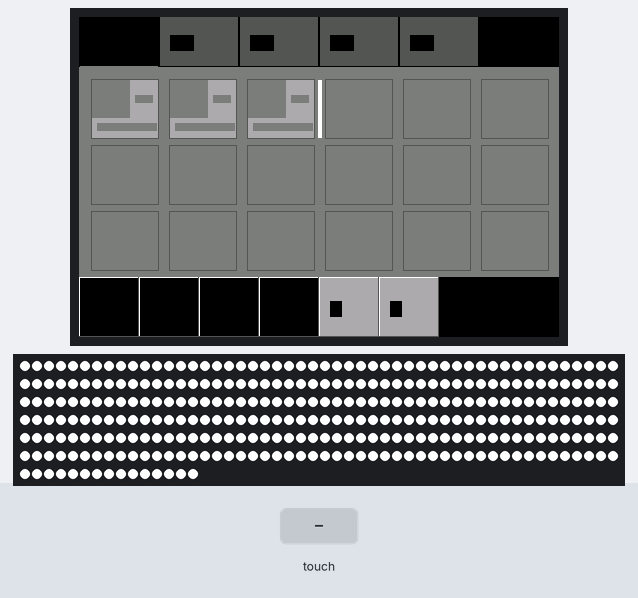
Recording of a sketch running on a simulated Arduino Uno, built with avr-gcc and run on an emulated ATmega328P. Parts: 480×320 colour display, 315 RGB LEDs in strip order, left to right, continuing on the next row. Wiring (inferred from the names in the program): WS2812 LEDs: data A1. The test bench sets the inputs (shaded band).

Above: at 1.7 s.
1.8 s: touch panel pressed at 13 % / 30 % of its raw x / y range
At 2.4 s:
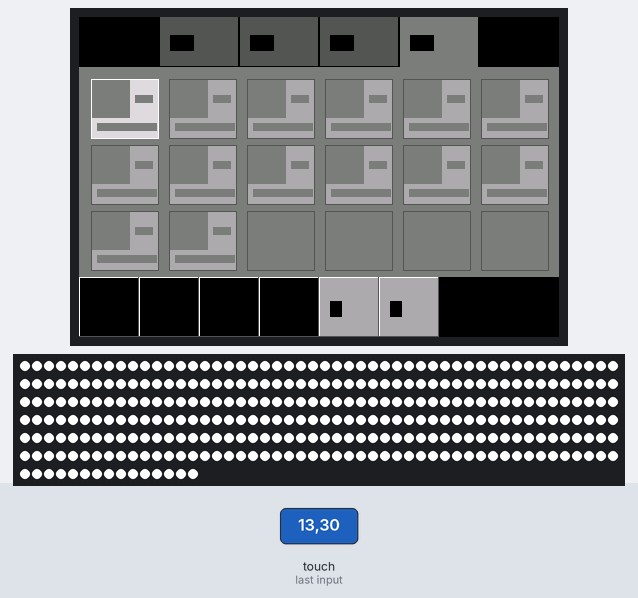
4.8 s: touch panel pressed at 13 % / 10 % of its raw x / y range
At 6.1 s:
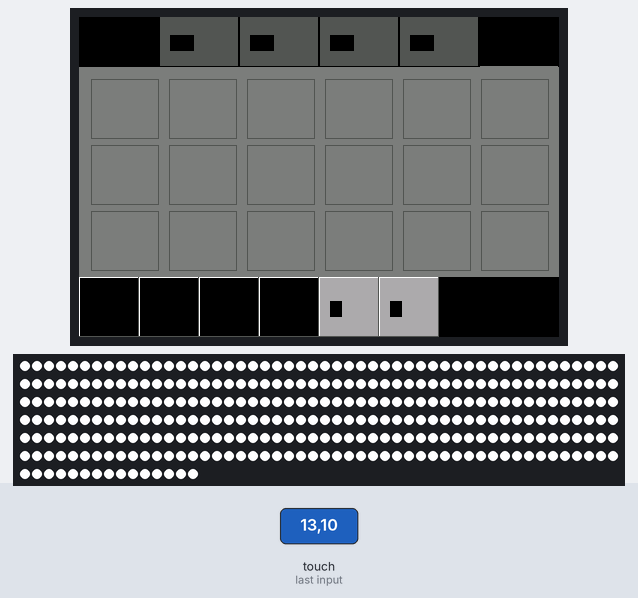
Timing chart, 0 to 7.8 s (numbered marks = the images above; inputs shaded):
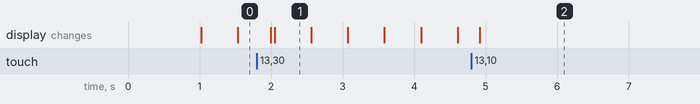

The sketch:

PBlocksMain.ino
```cpp
#include <MCUFRIEND_kbv.h>
#include <TouchScreen.h>
#include "PBlocksMainModule.h"


PBlocksMainModule module;


void setup(void) {
  Serial.begin(9600);
  module.init();
}


void loop(void) {
  module.run();
}
```

PBlocksMainModule.cpp
```cpp
//
// Created by indrek on 25.03.2017.
//

#include "PBlocksMainModule.h"


void PBlocksMainModule::init() {
  display.init();

  program.getFunction(0)->getNode(0)->setModule(0);
  program.getFunction(0)->getNode(1)->setModule(0);
  program.getFunction(0)->getNode(2)->setModule(0);
  program.getFunction(0)->activateLast();

  program.getFunction(2)->getNode(0)->setModule(0);

  for (uint8_t i = 0; i<18; i++) {
    program.getFunction(3)->getNode(i)->setModule(0);
  }

  for (uint8_t i = 0; i<14; i++) {
    program.getFunction(4)->getNode(i)->setModule(1);
  }

  display.draw(true);
}


void PBlocksMainModule::run() {
  display.run();
  delay(5);
}
```

PBlocksMainModule.h
```cpp
//
// Created by indrek on 25.03.2017.
//

#ifndef PBLOCKMAIN_PBLOCKSMAINMODULE_H
#define PBLOCKMAIN_PBLOCKSMAINMODULE_H


#include "src/program/PBlocksProgram.h"
#include "src/ui/PBlocksUserInterface.h"


class PBlocksMainModule {


    PBlocksProgram program;
    PBlocksUserInterface display;

public:
    void init();

    void run();

};


#endif //PBLOCKMAIN_PBLOCKSMAINMODULE_H
```

Icon.h
```cpp
//
// Created by indrek on 26.03.2017.
//

#ifndef PBLOCKMAIN_ICON_H
#define PBLOCKMAIN_ICON_H


#include <avr/pgmspace.h>
#include <stdint.h>
#include "IconColor.h"


class Icon {
public:
    static const uint8_t BITMAP_WIDTH = 16;
    static const uint8_t BITMAP_HEIGHT = 16;

    virtual IconColor getColor() = 0;
    virtual uint16_t getRow(uint8_t index) = 0;
};


class IconBufferMem : public Icon {
public:
    IconColor color;
    uint16_t bitmap[BITMAP_HEIGHT];

    IconColor getColor() override {return color; }
    uint16_t getRow(uint8_t index) override {return bitmap[index];};
};


class IconBufferProgMem : public Icon {
public:
    struct IconData {
        IconColor color;
        uint16_t bitmap[BITMAP_HEIGHT];
    };

private:
    const IconData * pData;

public:

    IconBufferProgMem(const IconData * pData) : pData(pData) {};

    IconColor getColor() override {
        return (IconColor)pgm_read_word_near(&(pData->color));
    }
    uint16_t getRow(uint8_t index) override {
        return pgm_read_word_near(&(pData->bitmap[index]));
    };
};


#endif //PBLOCKMAIN_ICON_H
```

IconColor.h
```cpp
//
// Created by indrek on 6.04.2017.
//

#ifndef PBLOCKMAIN_ICONCOLOR_H
#define PBLOCKMAIN_ICONCOLOR_H


#include "src/screen/Colors.h"


struct IconColor {

    union {
        uint16_t rawData;
        struct {
            uint8_t fgColor : 4;
            uint8_t bgColor : 4;
            uint8_t bColor : 4;
            uint8_t hasBorder : 1;
            uint8_t hasBorder3d : 1;
            uint8_t reserved : 2;
        };
    };

    constexpr IconColor(uint16_t rawData) :
        rawData(rawData)
    {}

    constexpr IconColor(
        Palette fgColor,
        Palette bgColor,
        Palette bColor,
        bool hasBorder,
        bool hasBorder3d
    ) :
        fgColor(fgColor),
        bgColor(bgColor),
        bColor(bColor),
        hasBorder(hasBorder),
        hasBorder3d(hasBorder3d),
        reserved(0)
    {}

    constexpr IconColor() :
        fgColor(Palette::WHITE),
        bgColor(Palette::BLACK),
        bColor(Palette::BLACK),
        hasBorder(false),
        hasBorder3d(false),
        reserved(0)
    {}

    void setForegroundColor(Palette p) {fgColor = p;};
    void setBackgroundColor(Palette p) {bgColor = p;};
    void setBorderColor(Palette p) {bColor = p; hasBorder = true; hasBorder3d = false; };
    void setBorder3d() {hasBorder = true; hasBorder3d = true; };
    void setNoBorder() {hasBorder = false;}

    RgbColor getForegroundColor() { return RgbColor((Palette)fgColor); }
    RgbColor getBackgroundColor() { return RgbColor((Palette)bgColor); }
    RgbColor getBorderColor() { return RgbColor((Palette)bColor); }
};


#endif //PBLOCKMAIN_ICONCOLOR_H
```

ProgMemIcons.cpp
```cpp
//
// Created by indrek on 1.04.2017.
//


#include "ProgMemIcons.h"
#include <Arduino.h>


const PROGMEM IconBufferProgMem::IconData ICON_PERSON = {
    IconColor(Palette::DARK_GREEN, Palette::GRAY50, Palette::BLACK, false, false),
    {
        (uint16_t) 0b0000111110000000,
        (uint16_t) 0b0001100001100000,
        (uint16_t) 0b0110010010110000,
        (uint16_t) 0b1100000000011000,
        (uint16_t) 0b0110011110001000,
        (uint16_t) 0b0011100001110000,
        (uint16_t) 0b0000111110000000,
        (uint16_t) 0b0000001100000000,
        (uint16_t) 0b1111111111111111,
        (uint16_t) 0b0000001100000000,
        (uint16_t) 0b0000001100000000,
        (uint16_t) 0b0000001100000000,
        (uint16_t) 0b0000011011000000,
        (uint16_t) 0b0001100001100000,
        (uint16_t) 0b0011000000110000,
        (uint16_t) 0b0111000000111000,
    }
};


const PROGMEM IconBufferProgMem::IconData ICON_PLAY = {
    IconColor(Palette::DARK_GREEN, Palette::GRAY50, Palette::BLACK, false, false),
    {
        (uint16_t) 0b1100000000000000,
        (uint16_t) 0b1111000000000000,
        (uint16_t) 0b1111110000000000,
        (uint16_t) 0b1111111100000000,
        (uint16_t) 0b1111111111000000,
        (uint16_t) 0b1111111111110000,
        (uint16_t) 0b1111111111111100,
        (uint16_t) 0b1111111111111111,
        (uint16_t) 0b1111111111111111,
        (uint16_t) 0b1111111111111100,
        (uint16_t) 0b1111111111110000,
        (uint16_t) 0b1111111111000000,
        (uint16_t) 0b1111111100000000,
        (uint16_t) 0b1111110000000000,
        (uint16_t) 0b1111000000000000,
        (uint16_t) 0b1100000000000000,
    }
};


const PROGMEM IconBufferProgMem::IconData ICON_PLAY_NEXT = {
    IconColor(Palette::DARK_GREEN, Palette::GRAY50, Palette::BLACK, false, false),
    {
        (uint16_t) 0b1000000000110011,
        (uint16_t) 0b1100000000110011,
        (uint16_t) 0b1110000000110011,
        (uint16_t) 0b1111000000110011,
        (uint16_t) 0b1111100000110011,
        (uint16_t) 0b1111110000110011,
        (uint16_t) 0b1111111000110011,
        (uint16_t) 0b1111111100110011,
        (uint16_t) 0b1111111100110011,
        (uint16_t) 0b1111111000110011,
        (uint16_t) 0b1111110000110011,
        (uint16_t) 0b1111100000110011,
        (uint16_t) 0b1111000000110011,
        (uint16_t) 0b1110000000110011,
        (uint16_t) 0b1100000000110011,
        (uint16_t) 0b1000000000110011,
    }
};


const PROGMEM IconBufferProgMem::IconData ICON_STOP = {
    IconColor(Palette::DARK_RED, Palette::GRAY50, Palette::BLACK, false, false),
    {
        (uint16_t) 0b1111111111111111,
        (uint16_t) 0b1111111111111111,
        (uint16_t) 0b1111111111111111,
        (uint16_t) 0b1111111111111111,
        (uint16_t) 0b1111111111111111,
        (uint16_t) 0b1111111111111111,
        (uint16_t) 0b1111111111111111,
        (uint16_t) 0b1111111111111111,
        (uint16_t) 0b1111111111111111,
        (uint16_t) 0b1111111111111111,
        (uint16_t) 0b1111111111111111,
        (uint16_t) 0b1111111111111111,
        (uint16_t) 0b1111111111111111,
        (uint16_t) 0b1111111111111111,
        (uint16_t) 0b1111111111111111,
        (uint16_t) 0b1111111111111111,
    }
};


const PROGMEM IconBufferProgMem::IconData ICON_TIMER = {
    IconColor(Palette::BLACK, Palette::GRAY50, Palette::BLACK, false, false),
    {
        (uint16_t) 0b0111110111110000,
        (uint16_t) 0b0111110111110000,
        (uint16_t) 0b0011100011100000,
        (uint16_t) 0b1111111111111111,
        (uint16_t) 0b1111111111111111,
        (uint16_t) 0b1111111111111111,
        (uint16_t) 0b1000111100010001,
        (uint16_t) 0b1010100101010101,
        (uint16_t) 0b1010100101010101,
        (uint16_t) 0b1010111101010101,
        (uint16_t) 0b1010100101010101,
        (uint16_t) 0b1010100101010101,
        (uint16_t) 0b1000111100010001,
        (uint16_t) 0b1111111111111111,
        (uint16_t) 0b1111111111111111,
        (uint16_t) 0b1111111111111111,
    }
};


const PROGMEM IconBufferProgMem::IconData ICON_MODULES = {
    IconColor(Palette::WHITE, Palette::GRAY50, Palette::BLACK, false, false),
    {
        (uint16_t) 0b0000001111000000,
        (uint16_t) 0b0000001111000000,
        (uint16_t) 0b0000001111000000,
        (uint16_t) 0b0000001111000000,
        (uint16_t) 0b0000000100000000,
        (uint16_t) 0b0000000100000000,
        (uint16_t) 0b0000000100000000,
        (uint16_t) 0b0111111111111110,
        (uint16_t) 0b0100000010000010,
        (uint16_t) 0b0100000010000010,
        (uint16_t) 0b0100000010000010,
        (uint16_t) 0b0100000010000010,
        (uint16_t) 0b1111001111001111,
        (uint16_t) 0b1111001111001111,
        (uint16_t) 0b1111001111001111,
        (uint16_t) 0b1111001111001111,
    }
};
```

ProgMemIcons.h
```cpp
//
// Created by indrek on 1.04.2017.
//

#ifndef PBLOCKMAIN_PROGMEMICONS_H
#define PBLOCKMAIN_PROGMEMICONS_H


#include "src/icons/Icon.h"


extern const IconBufferProgMem::IconData ICON_PERSON;
extern const IconBufferProgMem::IconData ICON_PLAY;
extern const IconBufferProgMem::IconData ICON_PLAY_NEXT;
extern const IconBufferProgMem::IconData ICON_STOP;
extern const IconBufferProgMem::IconData ICON_TIMER;
extern const IconBufferProgMem::IconData ICON_MODULES;


#endif //PBLOCKMAIN_PROGMEMICONS_H
```

Module.cpp
```cpp
//
// Created by indrek on 1.04.2017.
//

#include "Module.h"
```

Module.h
```cpp
//
// Created by indrek on 1.04.2017.
//

#ifndef PBLOCKMAIN_MODULE_H
#define PBLOCKMAIN_MODULE_H


#include "src/icons/Icon.h"


class Module {

public:
    Icon & icon;

    Module(Icon & icon) : icon(icon) {};

};


#endif //PBLOCKMAIN_MODULE_H
```

PBlocksProgram.cpp
```cpp
//
// Created by indrek on 1.04.2017.
//

#include "PBlocksProgram.h"


PBlocksProgram * Program;


PBlocksProgram::PBlocksProgram() {
  Program = this;
}

ProgramFunction * PBlocksProgram::getFunction(uint8_t index) {
  return index < FUNCTION_COUNT ? &functions[index] : nullptr;
}
```

PBlocksProgram.h
```cpp
//
// Created by indrek on 1.04.2017.
//

#ifndef PBLOCKMAIN_PBLOCKSPROGRAM_H
#define PBLOCKMAIN_PBLOCKSPROGRAM_H


#include "ProgramFunction.h"
#include "Module.h"
#include "src/icons/ProgMemIcons.h"


class PBlocksProgram {

    IconBufferProgMem icon1 = IconBufferProgMem(&ICON_PERSON);
    IconBufferProgMem icon2 = IconBufferProgMem(&ICON_PLAY);

    static const uint8_t FUNCTION_COUNT = 5;
    ProgramFunction functions[FUNCTION_COUNT];

public:
    static const uint8_t MODULE_NONE = 0xF;
    Module modules[2] = {Module(icon1), Module(icon2)};


    PBlocksProgram();
    ProgramFunction * getFunction(uint8_t index);

};


extern PBlocksProgram * Program;


#endif //PBLOCKMAIN_PBLOCKSPROGRAM_H
```

ProgramFunction.cpp
```cpp
//
// Created by indrek on 1.04.2017.
//

#include "ProgramFunction.h"


ProgramFunction::ProgramFunction() {
  setActiveNode(NODE_COUNT);
}


ProgramNode * ProgramFunction::getNode(uint8_t index) {
  return index < NODE_COUNT ? &nodes[index] : nullptr;
}

uint8_t ProgramFunction::setActiveNode(uint8_t index) {
  if (index >= NODE_COUNT || nodes[index].isEmpty()) {
    for (uint8_t i=0; i<NODE_COUNT; i++) {
      if (nodes[i].isEmpty()) {
        activeNodeIndex = i;
        return i;
      }
    }
    activeNodeIndex = NODE_COUNT;
  } else {
    activeNodeIndex = index;
  }
  return activeNodeIndex;
}

void ProgramFunction::activateLast() {
  setActiveNode(NODE_COUNT);
}


uint8_t ProgramFunction::getActiveNodeIndex() {
  return activeNodeIndex;
}


ProgramNode * ProgramFunction::getActiveNode() {
  return activeNodeIndex < NODE_COUNT ? &nodes[activeNodeIndex] : nullptr;
}
```

ProgramFunction.h
```cpp
//
// Created by indrek on 1.04.2017.
//

#ifndef PBLOCKMAIN_PROGRAMFUNCTION_H
#define PBLOCKMAIN_PROGRAMFUNCTION_H


#include "ProgramNode.h"


class ProgramFunction {

    static const uint8_t NODE_COUNT = 18;
    ProgramNode nodes[NODE_COUNT];

    uint8_t activeNodeIndex;

public:

    ProgramFunction();

    ProgramNode * getNode(uint8_t index);

    uint8_t setActiveNode(uint8_t index);
    void activateLast();

    uint8_t getActiveNodeIndex();
    ProgramNode * getActiveNode();

};


#endif //PBLOCKMAIN_PROGRAMFUNCTION_H
```

ProgramNode.cpp
```cpp
//
// Created by indrek on 1.04.2017.
//

#include "ProgramNode.h"
#include "PBlocksProgram.h"


ProgramNode::ProgramNode() {
  module = PBlocksProgram::MODULE_NONE;
  reserved = 0;
}


bool ProgramNode::isEmpty() {
  return module == PBlocksProgram::MODULE_NONE;
}

Module* ProgramNode::getModule() {
  if (isEmpty()) {
    return nullptr;
  } else {
    return &(Program->modules[module]);
  }
}


void ProgramNode::setModule(uint8_t moduleIndex) {
  module = moduleIndex;
}
```

ProgramNode.h
```cpp
//
// Created by indrek on 1.04.2017.
//

#ifndef PBLOCKMAIN_PROGRAMNODE_H
#define PBLOCKMAIN_PROGRAMNODE_H


#include <stdint.h>
#include "Module.h"


class ProgramNode {

    uint8_t module : 4;
    uint8_t reserved : 4;

public:

    ProgramNode();

    bool isEmpty();
    Module * getModule();
    void setModule(uint8_t moduleIndex);

};


#endif //PBLOCKMAIN_PROGRAMNODE_H
```

Colors.h
```cpp
//
// Created by indrek on 21.03.2017.
//

#ifndef PBLOCKMAIN_COLORS_H_H
#define PBLOCKMAIN_COLORS_H_H


#define COLOR_WHITE       0xFFFF
#define COLOR_GRAY85      0xDEDB
#define COLOR_GRAY66      0xAD55
#define COLOR_GRAY50      0x7BEF
#define COLOR_GRAY33      0x52AA
#define COLOR_BLACK       0x0000

#define COLOR_BLUE        0x001F
#define COLOR_RED         0xF800
#define COLOR_DARK_RED    0xC800
#define COLOR_GREEN       0x0600
#define COLOR_DARK_GREEN  0X0300
#define COLOR_CYAN        0x07FF
#define COLOR_MAGENTA     0xF81F
#define COLOR_YELLOW      0xFFE0


enum Palette {
    BLACK = 0,
    WHITE = 1,
    GRAY85 = 2,
    GRAY66 = 3,
    GRAY50 = 4,
    GRAY33 = 5,
    BLUE = 6,
    GREEN = 7,
    DARK_GREEN = 8,
    DARK_RED = 9,
    YELLOW = 10,
};


struct RgbColor {

    RgbColor(uint16_t c) {colorCode = c;}

    RgbColor(Palette p) {
      switch (p) {
        default:
        case Palette::BLACK:
          colorCode = COLOR_BLACK;
          break;
        case Palette::WHITE:
          colorCode = COLOR_WHITE;
          break;
        case Palette::GRAY85:
          colorCode = COLOR_GRAY85;
          break;
        case Palette::GRAY66:
          colorCode = COLOR_GRAY66;
          break;
        case Palette::GRAY50:
          colorCode = COLOR_GRAY50;
          break;
        case Palette::GRAY33:
          colorCode = COLOR_GRAY33;
          break;
        case Palette::BLUE:
          colorCode = COLOR_BLUE;
          break;
        case Palette::GREEN:
          colorCode = COLOR_GREEN;
          break;
        case Palette::DARK_GREEN:
          colorCode = COLOR_DARK_GREEN;
          break;
        case Palette::DARK_RED:
          colorCode = COLOR_DARK_RED;
          break;
        case Palette::YELLOW:
          colorCode = COLOR_YELLOW;
          break;
      }
    }

    union {
        uint16_t colorCode;
        struct {
            uint8_t colorL;
            uint8_t colorH;
        };
    };
};


#endif //PBLOCKMAIN_COLORS_H_H
```

Font.h
```cpp
//
// Created by indrek on 2.04.2017.
//

#ifndef PBLOCKMAIN_FONT_H
#define PBLOCKMAIN_FONT_H

extern const unsigned char fontBitmap[];


#endif //PBLOCKMAIN_FONT_H
```

TFT.h
```cpp
//
// Created by indrek on 26.03.2017.
//

#ifndef PBLOCKMAIN_TFT_H
#define PBLOCKMAIN_TFT_H


#include <MCUFRIEND_kbv.h>
#include <utility/mcufriend_shield.h>
#include "src/icons/Icon.h"


class TFT : public MCUFRIEND_kbv {

private:
    // _MW is private in MCUFRIEND_kbv.h
    uint16_t _MW = 0x2C;

    int16_t textFillBoxX = 0;
    int16_t textFillBoxY = 0;
    uint8_t textFillBoxW = 0;
    uint8_t textFillBoxH = 0;

public:
    void drawIcon(uint16_t x, uint16_t y, Icon & icon, IconColor iconColor, uint8_t w, uint8_t h, uint8_t dx, uint8_t dy, uint8_t scaleW, uint8_t scaleH);
    void startTextFillBox(uint16_t x, uint16_t y, uint8_t w, uint8_t h, uint8_t cursorX, uint8_t cursorY);
    void finishTextFillBox();

    // Adafruit's "write" is terribly slow
    size_t write(uint8_t c) override;

private:
    void write8bitmap(
        RgbColor color,
        RgbColor bgColor,
        uint16_t bitmap,
        uint8_t scale);

    void write8bitmapWithBorder(
        RgbColor color,
        RgbColor bgColor,
        RgbColor bTopColor,
        RgbColor bBottomColor,
        uint16_t prvBitmap,
        uint16_t curBitmap,
        uint16_t nxtBitmap,
        uint8_t scale);

    void writeColorN(RgbColor color, uint16_t n);


};


#endif //PBLOCKMAIN_TFT_H
```

PBlocksUserInterface.cpp
```cpp
//
// Created by indrek on 25.03.2017.
//


#include "PBlocksUserInterface.h"


PBlocksUserInterface * UI;


PBlocksUserInterface::PBlocksUserInterface() {
  UI = this;
}


void PBlocksUserInterface::init() {
  tft.begin(0x9488);
  tft.setRotation(1);
  tft.fillScreen(COLOR_BLACK);

  sheets.init();
  toolBar.init();
  touchHandler.init((uint16_t)tft.width(), (uint16_t)tft.height());
}


void PBlocksUserInterface::draw(bool redrawAll) {
  sheets.draw(redrawAll);
  toolBar.draw(redrawAll);
}


void PBlocksUserInterface::run() {
  touchHandler.check();
  sheets.updateCursor();
}
```

PBlocksUserInterface.h
```cpp
//
// Created by indrek on 25.03.2017.
//

#ifndef PBLOCKMAIN_PBLOCKSUSER_INTERFACE_H
#define PBLOCKMAIN_PBLOCKSUSER_INTERFACE_H


#include "Sheets.h"
#include "ToolBar.h"
#include "TouchHandler.h"
#include "src/screen/TFT.h"


class PBlocksUserInterface {
public:
    TFT tft;
    Sheets sheets;
    ToolBar toolBar;
    TouchHandler touchHandler;

    PBlocksUserInterface();
    void init();

    void draw(bool redrawAll);
    void run();

};


extern PBlocksUserInterface * UI;

#endif //PBLOCKMAIN_PBLOCKSUSER_INTERFACE_H
```

PageGridFunction.h
```cpp
//
// Created by indrek on 25.03.2017.
//

#ifndef PBLOCKMAIN_PAGEGRIDFUNCTION_H
#define PBLOCKMAIN_PAGEGRIDFUNCTION_H


#include "PageGrid.h"
#include "src/program/PBlocksProgram.h"


class PageGridFunction : public PageGrid {


public:


    PageGridFunction(ProgramFunction & f) : function(f) {};
    void draw(bool redrawAll);
    void updateCursor();
    void tap(uint16_t x, uint16_t y);


private:
    void setActiveNode(uint8_t col, uint8_t row);
    void drawSlot(uint8_t col, uint8_t row);
    void drawProgramSlot(uint8_t col, uint8_t row, ProgramNode * node, bool isActive);

    ProgramFunction & function;

};


#endif //PBLOCKMAIN_PAGEGRIDFUNCTION_H
```

Source omitted: Font.cpp (data table, 8333 bytes), TFT.cpp (5861 bytes), PageGrid.cpp (1962 bytes), PageGrid.h (1277 bytes), PageGridFunction.cpp (3037 bytes), PageGridModules.cpp (359 bytes), PageGridModules.h (272 bytes), Sheets.cpp (1725 bytes), Sheets.h (772 bytes), Tab.cpp (2296 bytes), Tab.h (803 bytes), ToolBar.cpp (1591 bytes) and 6 more

Measured:
- after the input at 1.8 s, the display: first changes after 0.20 s (image 1 shows a later state)
- after the input at 4.8 s, the display: changes after 0.12 s (image 2)
- what the display in image 1 shows lasts 0.6 s, from 2.0 s to 2.6 s
